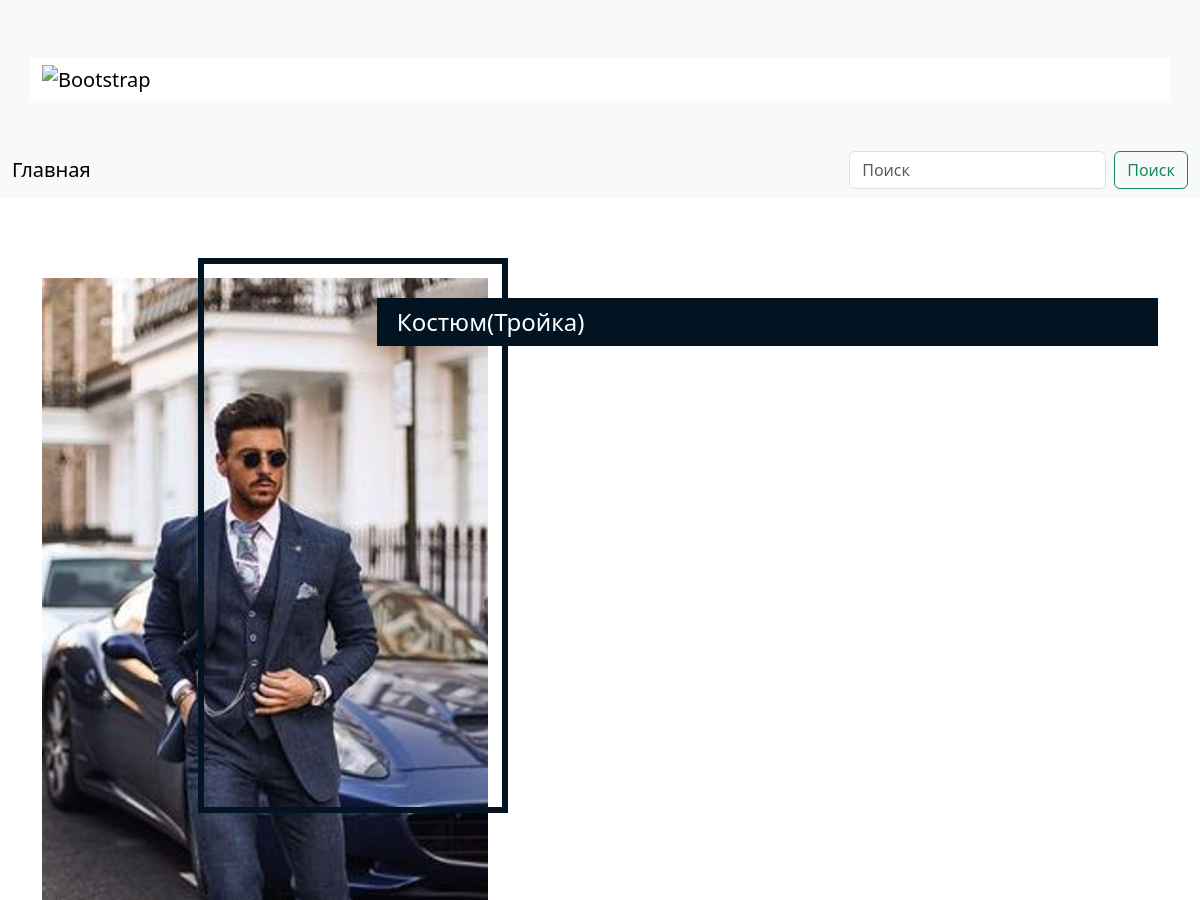
Before: /product_detail/4/ (upper part) with the older database file.
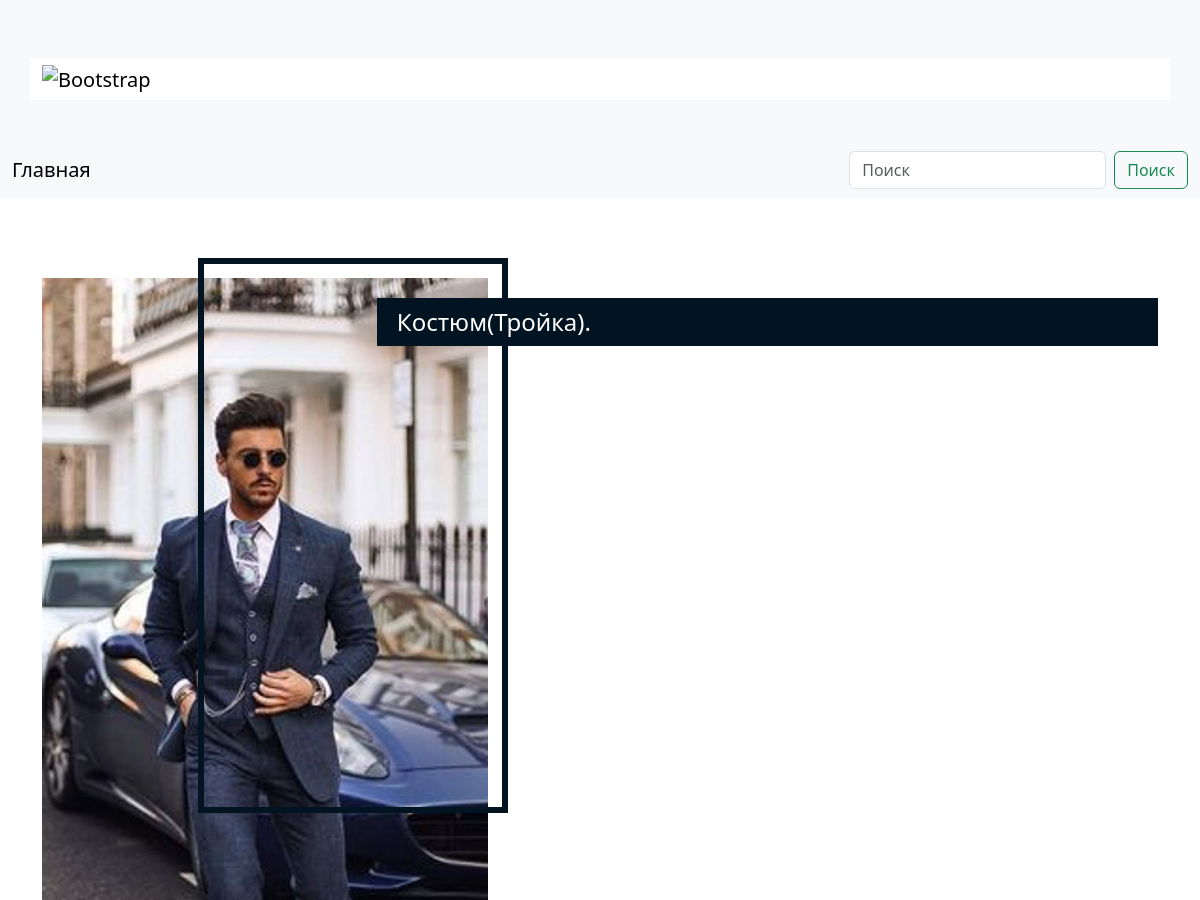
After: the same page with the newer database file.
### man_shop/models.py (models this page shows, shortened)
class Man_shop(models.Model):
    SIZE_P = (
        ('L', 'L'),
        ('M', 'M'),
        ('X', 'X'),
        ('XL', 'XL')
    )
    COMPOUND_P = (
        ('Хлопок', 'Хлопок'),
        ('Синтетика', 'Синтетика'),
        ('Шерсть', 'Шерсть')
    )
    SHAPE_P = (
        ('Новая', 'Новая'),
        ('Б/У', 'Б/У')
    )
    product_name = models.CharField('Название товара:', max_length=100)
    image = models.ImageField('Фото товара', upload_to='')
    size = models.CharField('Размер этого товара:', default='L', choices=SIZE_P, max_length=10, null=True)
    compound = models.CharField('Состав:', max_length=100, choices=COMPOUND_P, blank=True)
    color = models.CharField('Цвет товара:', max_length=50, null=True)
    made_in = models.CharField('Где сделан это товар:', max_length=100, blank=True)
    price = models.PositiveIntegerField('Цена товара:')
    shape = models.CharField('Состояние товара:', max_length=100, choices=SHAPE_P)
    class Meta:
        verbose_name = 'Товар'
        verbose_name_plural = 'Товары'

### man_shop/views.py (the view)
# urls.py: path('product_detail/<int:id>/', views.PersonDetailView.as_view(), name='product_detail'),
class PersonDetailView(generic.DetailView):
    template_name = 'product/product_detail.html'
    def get_object(self, **kwargs):
        person_id = self.kwargs.get('id')
        return get_object_or_404(models.Man_shop, id=person_id)

### templates/product/product_detail.html (shortened to what this page needs)
{% include 'product/header.html' %}
<div class="container">
    <div class="post">
        <div class="post-image">
            <img src="{{object.image.url}}" alt="">
        </div>
        <div class="post-header">
            <h1>{{object.product_name}}</h1>
        </div>
    </div>
</div>
{% include 'product/footer.html' %}

### templates/product/header.html (shortened to what this page needs)
{% load static %}
<!DOCTYPE html>
<html lang="en">
<head>
    <link rel="stylesheet" href="{% static 'css/style.css' %}">
    <link href="https://cdn.jsdelivr.net/npm/bootstrap@5.3.0-alpha3/dist/css/bootstrap.min.css" rel="stylesheet">
</head>
<body>
<nav class="navbar bg-body-tertiary">
  <div class="container">
    <a class="navbar-brand" href="#">
      <img src="https://www.shutterstock.com/image-vector/ms-sm-letter-linked-luxury-600w-1145052194.jpg" alt="Bootstrap" width="30" height="24">
    </a>
  </div>
  <div class="container-fluid">
    <a class="navbar-brand">Главная</a>
    <form action="{% url 'search' %}" method="GET" class="d-flex" role="search">
      <input class="form-control me-2" type="search" type="text" name="q" placeholder="Поиск" aria-label="Поиск">
      <button class="btn btn-outline-success" type="submit">Поиск</button>
    </form>
  </div>
</nav>

### templates/product/footer.html (shortened to what this page needs)
</body>
</html>

### static/css/style.css (style rules this page uses)
* { box-sizing: border-box; margin: 0; }
body { font-family: 'Montserrat', sans-serif; color: #606060; font-size: 14px; }
.container { max-width: 960px; margin: 50px auto; padding: 0 15px; background: white; }
.post { padding: 30px 0 15px; position: relative; }
.post-image { margin-bottom: 20px; }
.post-image img { width: 100%; }
.post h1 { color: #222; font-weight: 500; margin-bottom: 15px; font-size: 1.5em; }
@media (min-width: 768px) { body { font-size: 16px; } }
@media (min-width: 768px) { .container { padding: 0 45px; } }
@media (min-width: 768px) { .post-header { margin-top: 20px; } }
@media (min-width: 768px) { .post-image { position: relative; width: 40%; } }
@media (min-width: 768px) { .post-image:before { content: ""; position: absolute; border: 6px solid #021422; top: -20px; bottom: 40%; left: 35%; right: -20px; } }
@media (min-width: 768px) { .post h1 { width: 70%; padding: 10px 20px; margin: 0; color: white; top: 50px; right: 0; background: #021422; position: absolute; z-index: 2; } }
* { box-sizing: border-box; }
body { background: #f69a73; }

### templates/product/product_detail.html (style rules this page uses)
a { text-decoration: none; color: white; }

Changed rows visible on the page:
changed Man_shop: product_name "Костюм(Тройка)" → "Костюм(Тройка)."
